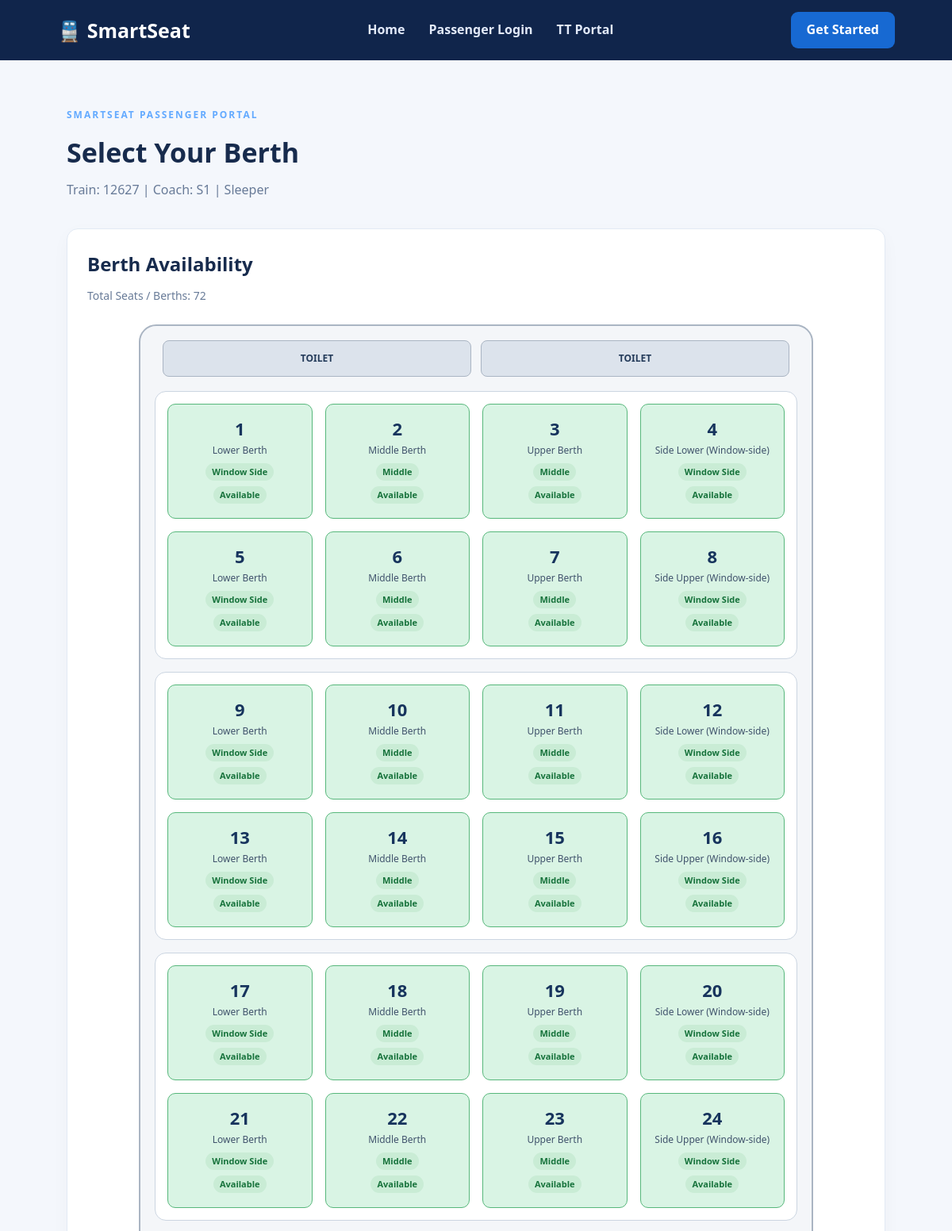
Page /berths/26 (signed in, upper part) on the committed database.
### tables this page shows
CREATE TABLE coaches (
    coach_id INTEGER PRIMARY KEY AUTOINCREMENT,
    train_number TEXT,
    coach_number TEXT,
    coach_type TEXT,
    total_berths INTEGER,
    UNIQUE(train_number, coach_number)
);

CREATE TABLE berths (
    berth_id INTEGER PRIMARY KEY AUTOINCREMENT,
    coach_id INTEGER,
    berth_number INTEGER,
    berth_type TEXT,
    status TEXT DEFAULT 'Available',
    FOREIGN KEY(coach_id) REFERENCES coaches(coach_id),
    UNIQUE(coach_id, berth_number)
);

### app.py (the view)
@app.route("/berths/<int:coach_id>")
def view_berths(coach_id):
    if "user_id" not in session:
        flash("Please log in first.", "error")
        return redirect(url_for("login"))
    conn = get_db_connection()
    coach = conn.execute("""
        SELECT
            c.coach_id,
            c.train_number,
            c.coach_number,
            c.coach_type,
            c.total_berths,
            t.train_id
        FROM coaches c
JOIN trains t ON t.train_number = c.train_number
        WHERE c.coach_id = ?
    """, (coach_id,)).fetchone()
    if coach is None:
        conn.close()
        flash("Coach not found.", "error")
        return redirect(url_for("search_trains"))
    berths = conn.execute("""
        SELECT berth_id, berth_number, berth_type, status
        FROM berths
        WHERE coach_id = ?
        ORDER BY berth_number
    """, (coach_id,)).fetchall()
    conn.close()
    return render_template(
        "berths.html",
        coach=coach,
        berths=berths
    )

### app.py (called while the page is built)
def get_db_connection():
    conn = sqlite3.connect(DATABASE)
    conn.row_factory = sqlite3.Row
    return conn

### templates/berths.html (shortened to what this page needs)
{% extends "base.html" %}
{% block content %}
<section class="dashboard-page">
    <div class="dashboard-heading">
        <div>
            <span class="eyebrow">SMARTSEAT PASSENGER PORTAL</span>
            <h1>Select Your Berth</h1>
            <p>
                Train: {{ coach.train_number }}
                | Coach: {{ coach.coach_number }}
                | {{ coach.coach_type }}
            </p>
        </div>
    </div>
    <div class="dashboard-panel">
        <h2>Berth Availability</h2>
        <p>Total Seats / Berths: {{ coach.total_berths }}</p>
        <div class="coach-layout">
            <div class="coach-end">
                <span>TOILET</span>
                <span>TOILET</span>
            </div>
            {% for start in range(0, berths|length, 8) %}
            <div class="berth-bay">
                {% for berth in berths[start:start+8] %}
                {% set seat_type = berth.berth_type|lower %}
                <div class="rail-seat {% if berth.status == 'Available' %}available{% else %}occupied{% endif %}">
                    <strong>{{ berth.berth_number }}</strong>
                    <small>{{ berth.berth_type }}</small>
                    {% if coach.coach_type in ["Sleeper", "AC 3 Tier"] and loop.index0 in [0, 3, 4, 7] %}
                        <span class="window-label">Window Side</span>
                    {% elif "window" in seat_type or "side lower" in seat_type or "side upper" in seat_type %}
                        <span class="window-label">Window Side</span>
                    {% elif "aisle" in seat_type %}
                        <span class="aisle-label">Aisle Seat</span>
                    {% else %}
                        <span class="aisle-label">Middle</span>
                    {% endif %}
                    <span>{{ berth.status }}</span>
                </div>
                {% endfor %}
            </div>
            {% endfor %}
        </div>
    </div>
</section>
{% endblock %}

### static/style.css (style rules this page uses)
* { margin: 0; padding: 0; box-sizing: border-box; }
:root { --navy: #10254b; --blue: #1769d2; --light-blue: #eaf2ff; --background: #f4f7fc; --text: #172b4d; --muted: #687b98; --white: #ffffff; }
body { font-family: "Segoe UI", Arial, sans-serif; background: var(--background); color: var(--text); line-height: 1.6; }
.eyebrow { font-size: 12px; letter-spacing: 2px; font-weight: 800; color: #63aaff; }
.dashboard-page { padding: 55px 7%; min-height: 650px; }
.dashboard-heading { display: flex; justify-content: space-between; align-items: center; gap: 20px; margin-bottom: 35px; }
.dashboard-heading h1 { font-size: 34px; margin: 8px 0; }
.dashboard-heading p { color: var(--muted); }
.stat-card, .dashboard-panel { background: white; border: 1px solid #e2eaf4; border-radius: 14px; padding: 25px; box-shadow: 0 7px 22px #10254b08; }
.stat-card p, .dashboard-panel p { color: var(--muted); font-size: 14px; }
.dashboard-panel h2 { margin-bottom: 10px; }
.coach-layout { width: 100%; max-width: 850px; box-sizing: border-box; margin: 25px auto; padding: 18px; background: #f4f6f9; border: 2px solid #aab5c3; border-radius: 22px; }
.coach-end { display: flex; justify-content: space-between; gap: 12px; margin-bottom: 18px; padding: 0 10px; }
.coach-end span { flex: 1; text-align: center; padding: 12px; background: #dce3ec; border: 1px solid #aab5c3; border-radius: 8px; font-size: 12px; font-weight: 700; color: #243b5a; }
.berth-bay { display: grid; grid-template-columns: minmax(0, 2fr) minmax(110px, 0.8fr); gap: 18px; padding: 18px; margin-bottom: 16px; background: white; border: 1px solid #cbd5e1; border-radius: 14px; box-sizing: border-box; }
.rail-seat { min-width: 0; box-sizing: border-box; padding: 10px 5px; display: flex; flex-direction: column; align-items: center; justify-content: center; text-align: center; gap: 5px; border: 1px solid #8fcba5; border-radius: 10px; }
.rail-seat strong { font-size: 23px; line-height: 1.2; color: #17345d; }
.rail-seat small { font-size: 12px; line-height: 1.4; color: #40536c; overflow-wrap: anywhere; }
.rail-seat span { display: inline-block; max-width: 100%; padding: 4px 7px; border-radius: 12px; font-size: 11px; line-height: 1.3; font-weight: 700; overflow-wrap: anywhere; }
.rail-seat.available { background: #e4f6eb; border-color: #69bd88; }
.rail-seat.available span { color: #176b39; background: #c9ecd5; }
.rail-seat.available { background: #d9f4e4; border-color: #57b77b; }
.rail-seat.available span { color: #16723b; }
.coach-layout { display: block !important; width: min(850px, calc(100vw - 48px)) !important; max-width: 850px !important; min-width: 0 !important; box-sizing: border-box !important; margin: 25px auto !important; padding: 18px !important; overflow: visible !important; }
.berth-bay { display: grid !important; grid-template-columns: 2fr 0.8fr; gap: 16px !important; width: 100% !important; min-width: 0 !important; box-sizing: border-box !important; padding: 15px !important; margin-bottom: 16px !important; }
.rail-seat { width: 100% !important; min-width: 0 !important; min-height: 0 !important; height: 100% !important; box-sizing: border-box !important; padding: 8px 5px !important; display: flex !important; flex-direction: column !important; align-items: center !important; justify-content: center !important; gap: 7px !important; text-align: center !important; overflow: hidden !important; }
.rail-seat strong { font-size: 22px !important; line-height: 1.2 !important; }
.rail-seat small { font-size: 12px !important; line-height: 1.35 !important; overflow-wrap: normal !important; word-break: normal !important; }
.rail-seat span { font-size: 11px !important; white-space: nowrap !important; padding: 4px 8px !important; }
.coach-layout .berth-bay { display: grid !important; grid-template-columns: repeat(4, minmax(0, 1fr)) !important; grid-template-rows: repeat(2, 145px) !important; grid-auto-flow: row; gap: 12px; width: 100%; box-sizing: border-box; padding: 18px; margin: 15px 0; background: #ffffff; border: 1px solid #cbd5e1; border-radius: 14px; }
.coach-layout .rail-seat { width: 100%; min-width: 0; height: 100%; box-sizing: border-box; display: flex; flex-direction: column; justify-content: center; align-items: center; text-align: center; padding: 8px; gap: 6px; }
.coach-layout .rail-seat strong { font-size: 22px; }
.coach-layout .rail-seat small { font-size: 12px; }
.coach-layout .rail-seat span { font-size: 10px; }

### rows in the picture
coaches: train_number "12627", coach_number "S1", coach_type "Sleeper", total_berths "72"
berths: berth_number "1", berth_type "Lower Berth", shows "Window Side", status "Available"
berths: berth_number "2", berth_type "Middle Berth", status "Available"
berths: berth_number "3", berth_type "Upper Berth", shows "Middle", status "Available"
berths: berth_number "4", berth_type "Side Lower (Window-side)", shows "Window Side", status "Available"
berths: berth_number "5", berth_type "Lower Berth", shows "Window Side", status "Available"
berths: berth_number "6", berth_type "Middle Berth", status "Available"
berths: berth_number "7", berth_type "Upper Berth", shows "Middle", status "Available"
berths: berth_number "8", berth_type "Side Upper (Window-side)", shows "Window Side", status "Available"
berths: berth_number "9", berth_type "Lower Berth", shows "Window Side", status "Available"
berths: berth_number "10", berth_type "Middle Berth", status "Available"
berths: berth_number "11", berth_type "Upper Berth", shows "Middle", status "Available"
berths: berth_number "12", berth_type "Side Lower (Window-side)", shows "Window Side", status "Available"
berths: berth_number "13", berth_type "Lower Berth", shows "Window Side", status "Available"
berths: berth_number "14", berth_type "Middle Berth", status "Available"
berths: berth_number "15", berth_type "Upper Berth", shows "Middle", status "Available"
berths: berth_number "16", berth_type "Side Upper (Window-side)", shows "Window Side", status "Available"
berths: berth_number "17", berth_type "Lower Berth", shows "Window Side", status "Available"
berths: berth_number "18", berth_type "Middle Berth", status "Available"
berths: berth_number "19", berth_type "Upper Berth", shows "Middle", status "Available"
berths: berth_number "20", berth_type "Side Lower (Window-side)", shows "Window Side", status "Available"
berths: berth_number "21", berth_type "Lower Berth", shows "Window Side", status "Available"
berths: berth_number "22", berth_type "Middle Berth", status "Available"
berths: berth_number "23", berth_type "Upper Berth", shows "Middle", status "Available"
berths: berth_number "24", berth_type "Side Upper (Window-side)", shows "Window Side", status "Available"
